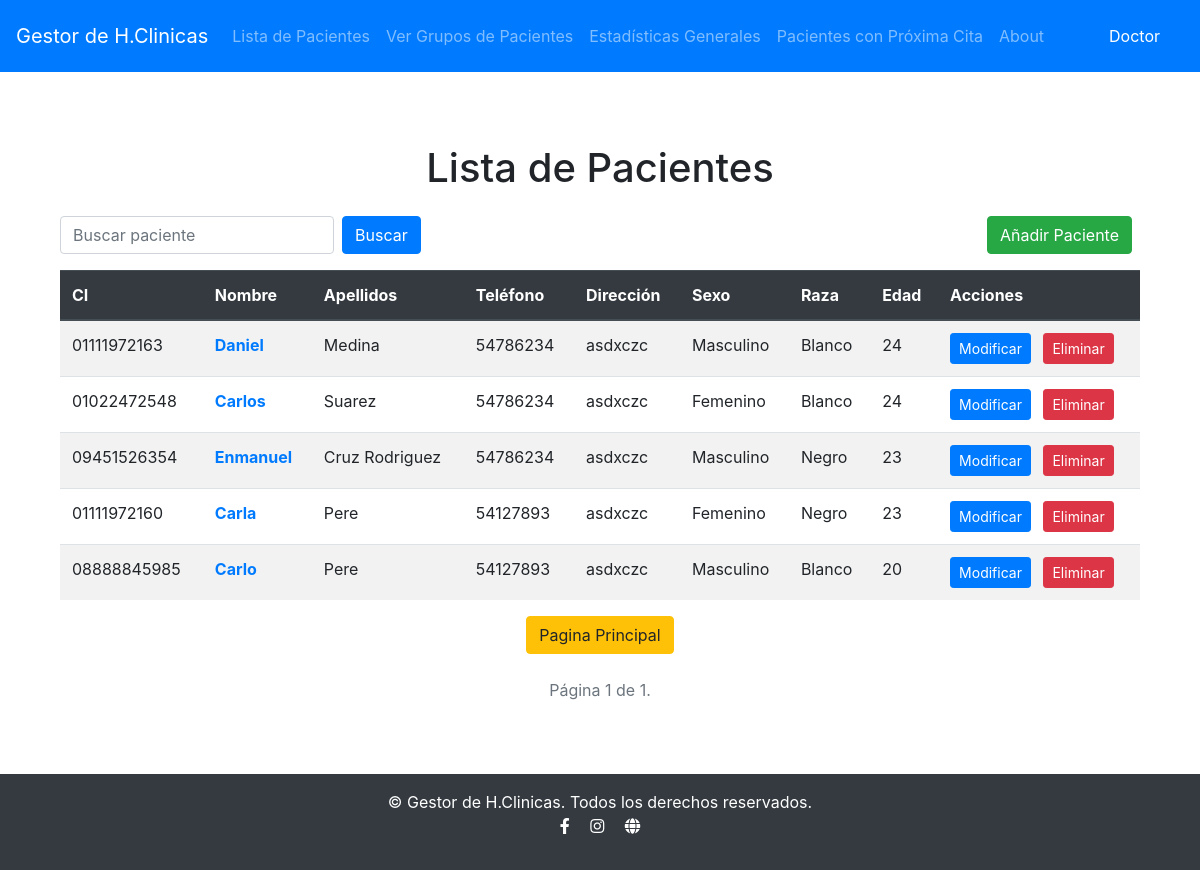
/pacientes/ (signed in), run on the app's committed database.
### Historia/models.py (models this page shows, shortened)
class Paciente(models.Model):
    ci = models.CharField(primary_key=True, max_length=11)
    nombre = models.CharField(max_length=50)
    apellidos = models.CharField(max_length=50)
    telefono = models.IntegerField(null=True)
    direccion = models.CharField(max_length=50)
    SEXO_CHOICES = (
        ('M', 'Masculino'),
        ('F', 'Femenino'),
    )
    sexo = models.CharField(max_length=1, choices=SEXO_CHOICES)
    RAZA_CHOICES = (
        ('B', 'Blanco'),
        ('N', 'Negro'),
    )
    raza = models.CharField(max_length=1, choices=RAZA_CHOICES)
    edad = models.IntegerField()

### Historia/views/pacientes.py (the view)
# urls.py: path('pacientes/', pacientes.lista_pacientes, name='lista_pacientes'),
@login_required(login_url="/")
def lista_pacientes(request):
    search_query = request.GET.get('search', '')
    pacientes = Paciente.objects.filter(
        Q(ci__icontains=search_query) |
        Q(nombre__icontains=search_query) |
        Q(apellidos__icontains=search_query)
    )
    page = request.GET.get('page', 1)
    paginator = Paginator(pacientes, 15)  # Mostrar 15 pacientes por página
    try:
        page_obj = paginator.page(page)
    except PageNotAnInteger:
        page_obj = paginator.page(1)
    except EmptyPage:
        page_obj = paginator.page(paginator.num_pages)
    context = {
        'pacientes': page_obj,
        'search_query': search_query  # Guardar el término de búsqueda en el contexto
    }
    return render(request, 'pacientes/lista_pacientes.html', context)

### Historia/templates/pacientes/lista_pacientes.html (shortened to what this page needs)
{% extends 'base.html' %}
{% block content %}
<div class="container">
	<h1 class="text-center my-4">Lista de Pacientes</h1>
	<div class="d-flex justify-content-between align-items-center mb-3">
		<form class="form-inline" method="GET" action="{% url 'lista_pacientes' %}">
		<div class="form-group mr-2">
			<input type="text" class="form-control" name="search" placeholder="Buscar paciente" value="{{ request.GET.search }}" />
		</div>
		<button type="submit" class="btn btn-primary">Buscar</button>
		</form>
		{% if perms.Historia.change_paciente %}
		<a class="btn btn-success mr-2" href="{% url 'crear_paciente' %}">Añadir Paciente</a>
		{% endif %}
	</div>
	<table class="table table-striped table-hover">
		<thead class="thead-dark">
		<tr>
			<th>CI</th>
			<th>Nombre</th>
			<th>Apellidos</th>
			<th>Teléfono</th>
			<th>Dirección</th>
			<th>Sexo</th>
			<th>Raza</th>
			<th>Edad</th>
			{% if perms.Historia.change_paciente %}
			<th>Acciones</th>
			{% endif %}
		</tr>
		</thead>
		<tbody>
		{% for paciente in pacientes %}
		<tr>
			<td>{{ paciente.ci }}</td>
			<td>
			<a href="{% url 'ver_fechas_paciente' paciente.pk %}" class="text-primary font-weight-bold">{{ paciente.nombre }}</a>
			</td>
			<td>{{ paciente.apellidos }}</td>
			<td>{{ paciente.telefono }}</td>
			<td>{{ paciente.direccion }}</td>
			<td>{{ paciente.get_sexo_display }}</td>
			<td>{{ paciente.get_raza_display }}</td>
			<td>{{ paciente.edad }}</td>
			{% if perms.Historia.change_paciente %}
			<td>
			<a href="{% url 'modificar_paciente' paciente.pk %}" class="btn btn-primary btn-sm mr-2">Modificar</a>
			<a href="{% url 'eliminar_paciente' paciente.pk %}" class="btn btn-danger btn-sm">Eliminar</a>
			</td>
			{% endif %}
		</tr>
		{% endfor %}
		</tbody>
	</table>
	<div class="text-center">
		<a class="btn btn-warning" href="{% url 'home' %}">Pagina Principal</a>
	</div>
	<div class="pagination d-flex justify-content-center my-4">
		<span class="step-links">
		<span class="current text-muted">
			Página {{ pacientes.number }} de {{ pacientes.paginator.num_pages }}.
		</span>
		</span>
	</div>
</div>
{% endblock %}

### Historia/templates/base.html (shortened to what this page needs)
<!DOCTYPE html>
<html lang="en">
<head>
    {% load static %}
    <link rel="stylesheet" href="https://stackpath.bootstrapcdn.com/bootstrap/4.5.2/css/bootstrap.min.css" />
    <link rel="stylesheet" href="https://cdnjs.cloudflare.com/ajax/libs/font-awesome/5.15.4/css/all.min.css" />
</head>
<body>
    <nav class="navbar navbar-expand-lg navbar-dark bg-primary no-pdf">
        <a class="navbar-brand" href="{% url 'home' %}">Gestor de H.Clinicas</a>
        <div class="collapse navbar-collapse" id="navbarNav">
            <ul class="navbar-nav">
                <li class="nav-item">
                    <a class="nav-link" href="{% url 'lista_pacientes' %}">Lista de Pacientes</a>
                </li>
                <li class="nav-item">
                    <a class="nav-link" href="{% url 'grupos_pacientes' %}">Ver Grupos de Pacientes</a>
                </li>
                <li class="nav-item">
                    <a class="nav-link" href="{% url 'estadisticas_generales' %}">Estadísticas Generales</a>
                </li>
                <li class="nav-item">
                    <a class="nav-link" href="{% url 'pacientes_con_proxima_cita' %}">Pacientes con Próxima Cita</a>
                </li>
                <li class="nav-item">
                    <a class="nav-link" href="{% url 'about' %}">About</a>
                </li>
            </ul>
        </div>
        <div class="navbar">
            <div class="navbar-nav">
                <li class="nav-item">
                    <span class="nav-link text-white">{{ user.first_name }}</span>
                </li>
            </div>
        </div>
    </nav>
    <div class="container my-5 content">{% block content %} {% endblock %}</div>
    <footer class="bg-dark text-white text-center py-3">
        <div class="container">
            <p class="mb-0">© {{ year }} Gestor de H.Clinicas. Todos los derechos reservados.</p>
            <p>
                <a href="https://www.facebook.com" class="text-white mx-2" target="_blank">
                    <i class="fab fa-facebook-f"></i>
                </a>
                <a href="https://www.instagram.com" class="text-white mx-2" target="_blank">
                    <i class="fab fa-instagram"></i>
                </a>
                <a href="https://www.example.com" class="text-white mx-2" target="_blank">
                    <i class="fas fa-globe"></i>
                </a>
            </p>
        </div>
    </footer>
</body>
</html>

### Historia/templates/base.html (style rules this page uses)
html, body { height: 100%; }
body { display: flex; flex-direction: column; }
.content { flex: 1; }
.navbar-nav { position: relative; }
.nav-link { color: white; text-decoration: none; }

### data on the page
Paciente: ci "01111972163", nombre "Daniel", apellidos "Medina", telefono "54786234", direccion "asdxczc", sexo "Masculino", raza "Blanco", edad "24"
Paciente: ci "01022472548", nombre "Carlos", apellidos "Suarez", telefono "54786234", direccion "asdxczc", sexo "Femenino", raza "Blanco", edad "24"
Paciente: ci "09451526354", nombre "Enmanuel", apellidos "Cruz Rodriguez", telefono "54786234", direccion "asdxczc", sexo "Masculino", raza "Negro", edad "23"
Paciente: ci "01111972160", nombre "Carla", apellidos "Pere", telefono "54127893", direccion "asdxczc", sexo "Femenino", raza "Negro", edad "23"
Paciente: ci "08888845985", nombre "Carlo", apellidos "Pere", telefono "54127893", direccion "asdxczc", sexo "Masculino", raza "Blanco", edad "20"

### other printed values
{{ user.first_name }} "Doctor"
{{ pacientes.number }} "1"
{{ pacientes.paginator.num_pages }} "1"
